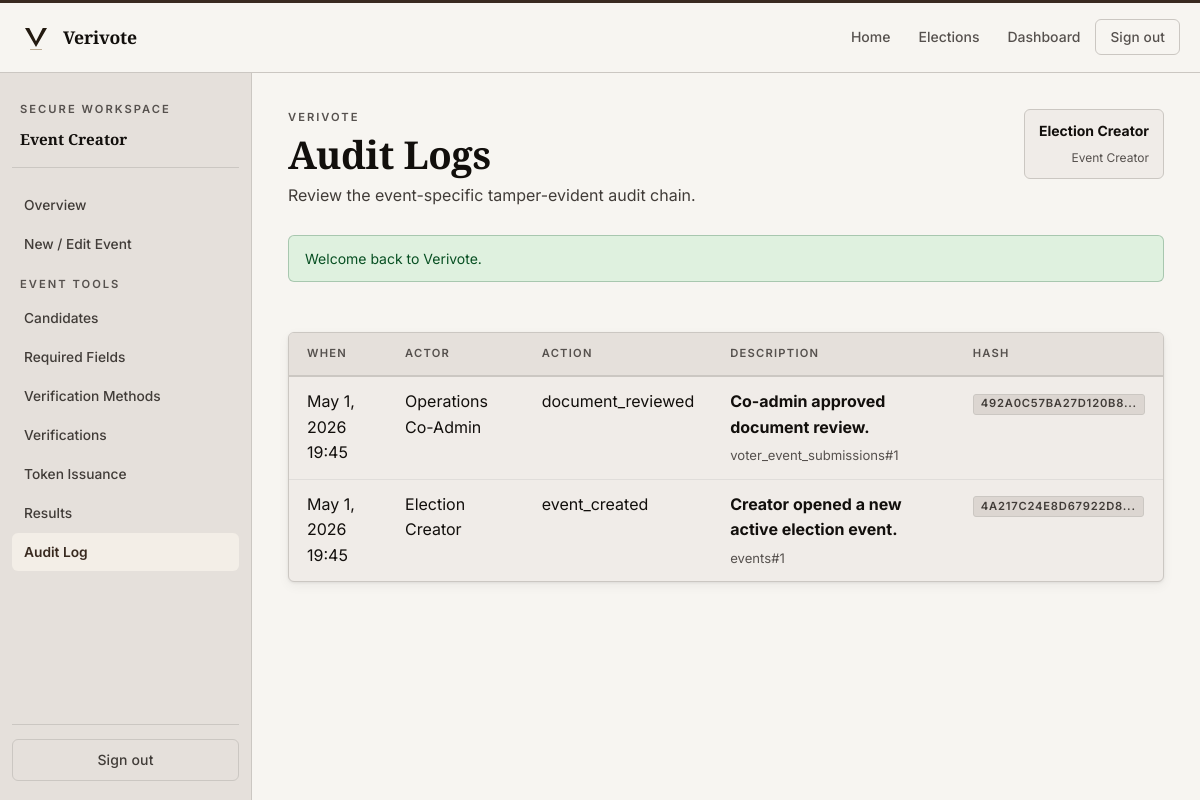
Page /creator/audit_logs.php?event=1 (signed in) on the committed database.
### tables this page shows
CREATE TABLE events (
    id BIGINT UNSIGNED AUTO_INCREMENT PRIMARY KEY,
    created_by BIGINT UNSIGNED NOT NULL,
    title VARCHAR(200) NOT NULL,
    slug VARCHAR(220) NOT NULL UNIQUE,
    description TEXT NOT NULL,
    ballot_type ENUM('single_choice') NOT NULL DEFAULT 'single_choice',
    status ENUM('draft', 'scheduled', 'active', 'closed', 'archived') NOT NULL DEFAULT 'draft',
    start_at DATETIME NOT NULL,
    end_at DATETIME NOT NULL,
    timezone VARCHAR(80) NOT NULL DEFAULT 'UTC',
    result_visibility ENUM('private', 'public_after_close', 'public_live') NOT NULL DEFAULT 'public_after_close',
    personal_verification_enabled TINYINT(1) NOT NULL DEFAULT 1,
    public_audit_enabled TINYINT(1) NOT NULL DEFAULT 1,
    allow_self_registration TINYINT(1) NOT NULL DEFAULT 1,
    max_votes_per_token TINYINT UNSIGNED NOT NULL DEFAULT 1,
    verification_policy ENUM('all_required', 'any_one', 'custom') NOT NULL DEFAULT 'all_required',
    eligibility_rules TEXT NULL,
    event_notice TEXT NULL,
    created_at TIMESTAMP NOT NULL DEFAULT CURRENT_TIMESTAMP,
    updated_at TIMESTAMP NOT NULL DEFAULT CURRENT_TIMESTAMP ON UPDATE CURRENT_TIMESTAMP,
    CONSTRAINT fk_events_creator FOREIGN KEY (created_by) REFERENCES users(id)
);

CREATE TABLE users (
    id BIGINT UNSIGNED AUTO_INCREMENT PRIMARY KEY,
    role_id INT UNSIGNED NOT NULL,
    full_name VARCHAR(150) NOT NULL,
    email VARCHAR(190) NOT NULL UNIQUE,
    phone VARCHAR(40) NOT NULL UNIQUE,
    password_hash VARCHAR(255) NOT NULL,
    status ENUM('pending', 'active', 'suspended') NOT NULL DEFAULT 'pending',
    email_verified_at DATETIME NULL,
    phone_verified_at DATETIME NULL,
    last_login_at DATETIME NULL,
    failed_login_count INT UNSIGNED NOT NULL DEFAULT 0,
    created_at TIMESTAMP NOT NULL DEFAULT CURRENT_TIMESTAMP,
    updated_at TIMESTAMP NOT NULL DEFAULT CURRENT_TIMESTAMP ON UPDATE CURRENT_TIMESTAMP,
    CONSTRAINT fk_users_role FOREIGN KEY (role_id) REFERENCES roles(id)
);

CREATE TABLE audit_logs (
    id BIGINT UNSIGNED AUTO_INCREMENT PRIMARY KEY,
    actor_user_id BIGINT UNSIGNED NULL,
    event_id BIGINT UNSIGNED NULL,
    action_type VARCHAR(100) NOT NULL,
    target_table VARCHAR(100) NOT NULL,
    target_id VARCHAR(100) NOT NULL,
    description VARCHAR(255) NOT NULL,
    metadata_json JSON NULL,
    ip_address VARCHAR(64) NULL,
    user_agent VARCHAR(255) NULL,
    previous_hash CHAR(64) NULL,
    entry_hash CHAR(64) NOT NULL,
    created_at TIMESTAMP NOT NULL DEFAULT CURRENT_TIMESTAMP,
    KEY idx_audit_event (event_id),
    CONSTRAINT fk_audit_user FOREIGN KEY (actor_user_id) REFERENCES users(id) ON DELETE SET NULL,
    CONSTRAINT fk_audit_event FOREIGN KEY (event_id) REFERENCES events(id) ON DELETE SET NULL
);

### includes/helpers.php (called while the page is built, shortened)
<?php
function app_config(?string $key = null, mixed $default = null): mixed
{
    global $appConfig;
    $segments = explode('.', $key);
    $value = $appConfig;
    foreach ($segments as $segment) {
        $value = $value[$segment];
    }
    return $value;
}
function app_base_path(): string
{
    static $cached = null;
    if (is_string($cached)) {
        return $cached;
    }
    $documentRoot = realpath((string) ($_SERVER['DOCUMENT_ROOT'] ?? ''));
    $projectRoot = realpath(BASE_PATH);
    $documentRoot = str_replace('\\', '/', $documentRoot);
    $projectRoot = str_replace('\\', '/', $projectRoot);
    if ($projectRoot === $documentRoot) {
        $cached = '';
        return $cached;
    }
    $prefix = rtrim($documentRoot, '/') . '/';
    $relative = trim(substr($projectRoot, strlen($prefix)), '/');
    $cached = $relative === '' ? '' : '/' . $relative;
    return $cached;
}
function base_url(string $path = ''): string
{
    $appUrl = (string) app_config('app_url', '');
    $path = '/' . ltrim($path, '/');
    $basePath = app_base_path();
    if ($basePath === '') {
        return $path;
    }
    return $path === '/' ? $basePath . '/' : $basePath . $path;
}
function e(null|string|int|float $value): string
{
    return htmlspecialchars((string) $value, ENT_QUOTES | ENT_SUBSTITUTE, 'UTF-8');
}
function format_datetime(?string $value, string $format = 'M j, Y H:i T'): string
{
    return (new DateTimeImmutable($value))->format($format);
}
function fetch_one(string $sql, array $params = []): ?array
{
    $statement = db()->prepare($sql);
    $statement->execute($params);
    $row = $statement->fetch();
    return $row ?: null;
}
function fetch_all(string $sql, array $params = []): array
{
    $statement = db()->prepare($sql);
    $statement->execute($params);
    return $statement->fetchAll();
}
function fetch_event_by_id(int $eventId): ?array
{
    return fetch_one(
        'SELECT events.*, users.full_name AS creator_name
         FROM events
         INNER JOIN users ON users.id = events.created_by
         WHERE events.id = :event_id',
        ['event_id' => $eventId]
    );
}

### includes/auth.php (called while the page is built, shortened)
<?php
function current_user(bool $refresh = false): ?array
{
    if (!$refresh && isset($_SESSION['cached_user'])) {
        return $_SESSION['cached_user'];
    }
    $user = fetch_one(
        'SELECT users.*, roles.slug AS role_slug, roles.name AS role_name
         FROM users
         INNER JOIN roles ON roles.id = users.role_id
         WHERE users.id = :user_id',
        ['user_id' => (int) $_SESSION['user_id']]
    );
    return $user;
}

### config/database.php (called while the page is built, shortened)
<?php
function db(): PDO
{
    static $pdo = null;
    if ($pdo instanceof PDO) {
        return $pdo;
    }
    $config = app_config('db');
    $dsn = sprintf(
        'mysql:host=%s;port=%s;dbname=%s;charset=%s',
        $config['host'],
        $config['port'],
        $config['name'],
        $config['charset']
    );
    $pdo = new PDO($dsn, $config['user'], $config['pass'], [
        PDO::ATTR_ERRMODE => PDO::ERRMODE_EXCEPTION,
        PDO::ATTR_DEFAULT_FETCH_MODE => PDO::FETCH_ASSOC,
        PDO::ATTR_EMULATE_PREPARES => false,
    ]);
    return $pdo;
}

### includes/flash.php (called while the page is built, shortened)
<?php
function pull_flashes(): array
{
    $messages = $_SESSION['flash_messages'] ?? [];
    return $messages;
}

### creator/audit_logs.php (the view, shortened to what this page needs)
<?php
$eventId = (int) ($_GET['event'] ?? 0);
$event = fetch_event_by_id($eventId);
$logs = fetch_all(
    'SELECT audit_logs.*, users.full_name
     FROM audit_logs
     LEFT JOIN users ON users.id = audit_logs.actor_user_id
     WHERE audit_logs.event_id = :event_id
     ORDER BY audit_logs.id DESC
     LIMIT 200',
    ['event_id' => $eventId]
);
$pageHeading = 'Audit Logs';
$pageDescription = 'Review the event-specific tamper-evident audit chain.';
$isDashboard = true;
include dirname(__DIR__) . '/includes/header.php';
?>
<section class="table-wrap">
    <table>
        <thead>
        <tr>
            <th>When</th>
            <th>Actor</th>
            <th>Action</th>
            <th>Description</th>
            <th>Hash</th>
        </tr>
        </thead>
        <tbody>
        <?php foreach ($logs as $log): ?>
            <tr>
                <td><?= e(format_datetime($log['created_at'], 'M j, Y H:i')); ?></td>
                <td><?= e($log['full_name'] ?: 'Anonymous / system'); ?></td>
                <td><?= e($log['action_type']); ?></td>
                <td>
                    <strong><?= e($log['description']); ?></strong>
                    <p><?= e($log['target_table'] . '#' . $log['target_id']); ?></p>
                </td>
                <td><span class="badge badge-muted"><?= e(substr($log['entry_hash'], 0, 18)); ?>...</span></td>
            </tr>
        <?php endforeach; ?>
        </tbody>
    </table>
</section>
<?php include dirname(__DIR__) . '/includes/footer.php'; ?>

### includes/header.php (shortened to what this page needs)
<?php
$pageTitle = $pageTitle ?? 'Verivote';
$pageDescription = $pageDescription ?? '';
$isDashboard = $isDashboard ?? false;
$flashes = pull_flashes();
$bodyBaseUrl = rtrim(base_url(''), '/');
?>
<!DOCTYPE html>
<html lang="en">
<head>
    <link rel="stylesheet" href="<?= e(base_url('/assets/css/app.css')); ?>">
</head>
<body class="<?= $isDashboard ? 'dashboard-body' : 'public-body'; ?>" data-base-url="<?= e($bodyBaseUrl); ?>">
<?php include __DIR__ . '/navigation.php'; ?>
<?php if ($isDashboard): ?>
    <div class="app-shell">
        <?php include __DIR__ . '/sidebar.php'; ?>
        <main id="main-content" class="app-main">
            <section class="page-head">
                <div>
                    <span class="eyebrow">Verivote</span>
                    <h1><?= e($pageHeading ?? $pageTitle); ?></h1>
                    <?php if ($pageDescription !== ''): ?>
                        <p><?= e($pageDescription); ?></p>
                    <?php endif; ?>
                </div>
                <?php if ($user = current_user()): ?>
                    <div class="user-chip">
                        <strong><?= e($user['full_name']); ?></strong>
                        <span><?= e($user['role_name'] ?? format_status($user['role_slug'] ?? '')); ?></span>
                    </div>
                <?php endif; ?>
            </section>
            <?php if ($flashes): ?>
                <section class="flash-stack" role="status" aria-live="polite" aria-atomic="true">
                    <?php foreach ($flashes as $flash): ?>
                        <div class="alert alert--<?= e($flash['type']); ?>"><?= e($flash['message']); ?></div>
                    <?php endforeach; ?>
                </section>
            <?php endif; ?>
<?php endif; ?>

### assets/css/app.css (style rules this page uses)
:root { --canvas: oklch(97% 0.006 75); --surface: oklch(94.5% 0.007 73); --surface-alt: oklch(91% 0.009 70); --surface-deep: oklch(88% 0.010 68); --ink: oklch(17% 0.008 55); --ink-2: oklch(36% 0.010 58); --ink-3: oklch(44% 0.009 62); --rule: oklch(83% 0.008 72); --rule-soft: oklch(90% 0.006 74); --accent: oklch(30% 0.028 55); --accent-dark: oklch(22% 0.022 52); --accent-over: oklch(97% 0.005 75); --accent-tint: oklch(95% 0.010 72); --success: oklch(38% 0.10 150); --success-tint: oklch(94% 0.03 145); --warning: oklch(52% 0.11 68); --warning-tint: oklch(95% 0.04 75); --danger: oklch(40% 0.13 22); --danger-tint: oklch(95% 0.04 20); --container: min(1180px, calc(100vw - 40px)); --radius: 6px; --shadow: 0 1px 3px oklch(17% 0.008 55 / 0.07), 0 4px 12px oklch(17% 0.008 55 / 0.05); --shadow-lg: 0 2px 8px oklch(17% 0.008 55 / 0.07), 0 12px 32px oklch(17% 0.008 55 / 0.08); --hero-bg: oklch(16% 0.008 55); --hero-surface: oklch(22% 0.009 57); --hero-rule: oklch(35% 0.008 58); --hero-ink: oklch(93% 0.006 74); --hero-ink-2: oklch(64% 0.007 68); }
*, *::before, *::after { box-sizing: border-box; }
html { scroll-behavior: smooth; }
body { margin: 0; min-height: 100vh; background: var(--canvas); color: var(--ink); font-family: "Inter", system-ui, sans-serif; font-size: 1rem; line-height: 1.6; -webkit-font-smoothing: antialiased; }
h1, h2, h3, h4 { margin: 0; }
h1, h2 { font-family: "Playfair Display", Georgia, serif; font-weight: 700; line-height: 1.12; letter-spacing: -0.01em; color: var(--ink); }
p { margin: 0; color: var(--ink-2); line-height: 1.7; max-width: 68ch; }
strong { color: var(--ink); }
.eyebrow { display: inline-flex; align-items: center; font-size: 0.70rem; font-weight: 600; text-transform: uppercase; letter-spacing: 0.18em; color: var(--ink-3); }
.hero-rail, .panel, .table-wrap, .list-shell, .auth-shell, .results-strip, .ledger { border: 1px solid var(--rule); border-radius: var(--radius); background: var(--surface); box-shadow: var(--shadow); }
.alert { padding: 12px 16px; border-radius: var(--radius); font-size: 0.875rem; line-height: 1.5; animation: alert-slide-in 0.2s ease-out both; }
.alert--success { color: var(--success); background: var(--success-tint); border: 1px solid oklch(38% 0.10 150 / 0.26); }
.flash-stack { display: grid; gap: 10px; margin-bottom: 24px; }
.badge { display: inline-flex; align-items: center; justify-content: center; min-height: 21px; padding: 0 7px; border-radius: 3px; font-size: 0.70rem; font-weight: 600; text-transform: uppercase; letter-spacing: 0.07em; border: 1px solid transparent; }
.badge-muted { background: var(--surface-deep); border-color: var(--rule); color: var(--ink-2); }
.table-wrap { overflow-x: auto; overflow-y: hidden; }
table { width: 100%; border-collapse: collapse; }
th, td { padding: 12px 18px; text-align: left; border-bottom: 1px solid var(--rule-soft); vertical-align: top; }
th { font-size: 0.70rem; font-weight: 600; text-transform: uppercase; letter-spacing: 0.11em; color: var(--ink-3); background: var(--surface-alt); border-bottom: 2px solid var(--rule); }
tr:last-child td { border-bottom: 0; }
.app-shell { display: grid; grid-template-columns: 252px minmax(0, 1fr); min-height: calc(100vh - 72px); }
.app-main { padding: 36px; display: grid; gap: 26px; align-content: start; background: var(--canvas); }
.page-head { display: flex; justify-content: space-between; gap: 24px; align-items: flex-start; }
.page-head h1 { font-size: clamp(1.7rem, 3.5vw, 2.4rem); }
.user-chip { padding: 10px 14px; border-radius: var(--radius); border: 1px solid var(--rule); background: var(--surface); display: grid; gap: 2px; text-align: right; flex-shrink: 0; }
.user-chip strong { font-size: 0.875rem; color: var(--ink); }
.user-chip span { font-size: 0.75rem; color: var(--ink-3); }
.page-head > div { display: flex; flex-direction: column; gap: 6px; }
td p { margin-top: 4px; color: var(--ink-3); font-size: 0.82rem; max-width: none; }

### rows in the picture
events: created_by.full_name "Election Creator"
audit_logs: created_at "May 1, 2026 19:45", actor_user.full_name "Operations Co-Admin", action_type "document_reviewed", description "Co-admin approved document review.", target_table+target "voter_event_submissions#1", entry_hash "492A0C57BA27D120B8"
audit_logs: created_at "May 1, 2026 19:45", actor_user.full_name "Election Creator", action_type "event_created", description "Creator opened a new active election event.", target_table+target "events#1", entry_hash "4A217C24E8D67922D8"

### other values in the picture
format_status(str_replace('_', ' ', $role)) "Event Creator"
$link['label'] "Overview"
$link['label'] "New / Edit Event"
$pageHeading "Audit Logs"
$pageDescription "Review the event-specific tamper-evident audit chain."
$user['role_name'] "Event Creator"
$flash['message'] "Welcome back to Verivote."
